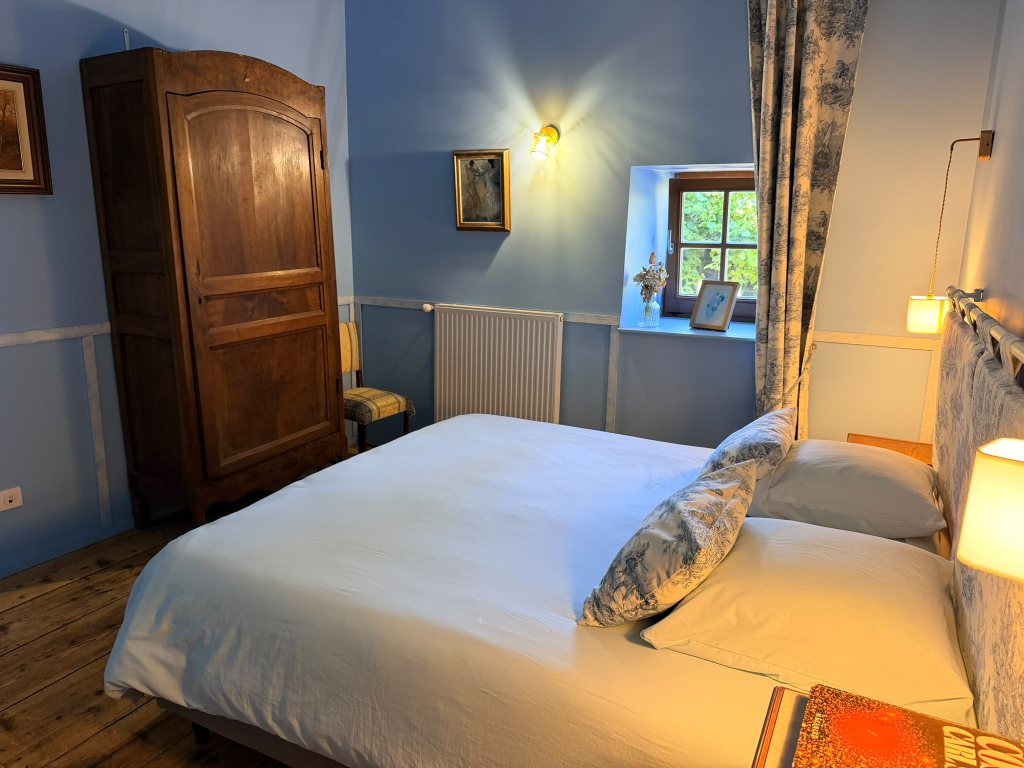
#> input picture photos-sources/chambre-boudoir-armoire.jpg, 2048 x 1536 px, found by its file name (shown at 1/2 size)
$ python generer-images.py
#> lines starting #> are read from the running program, lines starting #| are printed output that depends on the picture
# -*- coding: utf-8 -*-
"""Génère le jeu d'images responsives du site à partir des photos sources.

Ce n'est PAS une étape de build : le site reste statique et ouvrable en file://.
C'est un utilitaire de maintenance, à relancer à la main le jour où le client
fournit de nouvelles photos.

    python tools/generer-images.py            # simulation, n'écrit rien
    python tools/generer-images.py --ecrire   # produit les fichiers

Pour chaque photo il produit, à plusieurs largeurs, un AVIF, un WebP et un JPEG
nommés `<nom>-<largeur>.<ext>` dans site/assets/img/. Le balisage <picture> des
pages pointe sur ces noms : voir la section « Images » du CLAUDE.md.

Principe : la qualité n'est pas choisie à la main mais **cherchée par bissection**,
séparément pour chaque image, chaque largeur et chaque format — la plus basse qui
tienne encore le plancher de fidélité. Une photo de ciel uni et un intérieur sombre
n'ont pas besoin du même réglage, et une valeur fixe gaspille sur l'une ou abîme
l'autre. La fidélité se mesure en SSIM contre le rééchantillonnage LANCZOS de la
source, jamais contre un JPEG déjà compressé (sinon on dépense des bits à
reproduire les artefacts du fichier intermédiaire).

Dépendances (outil local uniquement, rien n'est livré au site) :
    pip install pillow numpy scikit-image
"""
import argparse, io, json, os, sys

try:
    import numpy as np
    from PIL import Image, ImageFilter
    from skimage.metrics import structural_similarity
except ImportError:
    sys.exit('Il manque des dépendances : pip install pillow numpy scikit-image')

SOURCES = 'photos-sources'
SORTIE = 'site/assets/img'

# Quelle source alimente quel nom d'image du site.
#
# Les chambres sont illustrées par les captures Booking (plus bas), seules à
# montrer les cinq pièces distinctes. Les vues Gîtes de France ne servent donc
# que le château, les salons et le jardin — plus `chambre-chateau`, la seule
# chambre qu'elles montrent, employée en décor : fond du hero de chambres.html
# et tuile de la galerie de l'accueil.
#
# Ce nom en a remplacé deux. `chambre-brumes` et `chambre-suite` pointaient tous
# deux sur gdf-0.jpg et produisaient 20 fichiers identiques octet pour octet, sous
# deux noms qui annonçaient une chambre qu'ils ne montraient pas : la Suite du Roi
# et de la Reine est cramoisie, le Refuge des Brumes vert de gris. Les vraies vues
# de ces deux chambres sont `chambre-suite-alt/-sdb` et `chambre-brumes-alt/-sdb`,
# plus bas — ne pas rétablir les noms courts pour les bandeaux.
CORRESPONDANCE = {
    'chambre-chateau': 'gdf-0.jpg',
    'chateau-angle':   'gdf-12.jpg',  'chateau-tour':   'gdf-10.jpg',
    'cour-roues':      'gdf-13.jpg',  'hero-chateau':   'gdf-11.jpg',
    'jardin':          'gdf-14.jpg',  'salle-a-manger': 'gdf-8.jpg',
    'salon':           'gdf-5.jpg',   'salon-piano':    'gdf-6.jpg',
    'table-hotes':     'gdf-9.jpg',

    # Les photos du client (septembre 2026), 2048 × 1536, pour trois chambres :
    # la Suite du Roi et de la Reine (la rouge), l'Antichambre de la Nuit (la bleu
    # nuit) et le Boudoir des Rêves (la bleu pâle). La vue `-lit` ouvre chaque
    # fiche ; les autres ne se voient qu'au rail mobile et dans la visionneuse.
    # Ce sont les JPEG tels que le client les a envoyés : des originaux, pas un
    # intermédiaire de notre main.
    'chambre-suite-lit':       'chambre-suite-lit.jpg',
    'chambre-suite-cheminee':  'chambre-suite-cheminee.jpg',
    'chambre-suite-enfilade':  'chambre-suite-enfilade.jpg',
    'chambre-suite-bureau':    'chambre-suite-bureau.jpg',
    'chambre-suite-sdb':       'chambre-suite-sdb.jpg',
    'chambre-nuit-lit':        'chambre-nuit-lit.jpg',
    'chambre-nuit-armoire':    'chambre-nuit-armoire.jpg',
    'chambre-nuit-fenetre':    'chambre-nuit-fenetre.jpg',
    'chambre-nuit-tableau':    'chambre-nuit-tableau.jpg',
    'chambre-nuit-sdb':        'chambre-nuit-sdb.jpg',
    'chambre-boudoir-lit':     'chambre-boudoir-lit.jpg',
    'chambre-boudoir-armoire': 'chambre-boudoir-armoire.jpg',
    'chambre-boudoir-sdb':     'chambre-boudoir-sdb.jpg',

    # Les soirées au domaine (evenements.html), photos du client : la cour et son
    # arche fleurie, l'allée sous les guirlandes (portrait), la façade éclairée.
    'evenement-cour-arche':       'evenement-cour-arche.jpg',
    'evenement-allee-guirlandes': 'evenement-allee-guirlandes.jpg',
    'evenement-facade-nuit':      'evenement-facade-nuit.jpg',

    # Refuge des Brumes et Repaire des Songes : toujours les captures Booking,
    # bien plus petites (~930 px) — leur srcset s'arrête donc plus tôt. Ce sont
    # des **PNG** : encoder depuis un ré-encodage JPEG reproduirait ses artefacts,
    # ce que la règle d'or interdit.
    'chambre-brumes-alt':  'chambre-brumes-alt.png',
    'chambre-brumes-sdb':  'chambre-brumes-sdb.png',
    'chambre-songes-alt':  'chambre-songes-alt.png',
    'chambre-songes-sdb':  'chambre-songes-sdb.png',

    # Fond de l'encart « Thomas Ploton » (accueil et événements). Seule source
    # disponible : le WebP 1600 px servi par thomasploton.fr — le client n'a pas
    # d'original plus grand. C'est bien une source, pas un fichier que nous
    # aurions nous-mêmes compressé : la règle « jamais depuis un JPEG déjà
    # compressé » vise nos intermédiaires, pas l'original du photographe.
    'chevaux-aube':        'chevaux-aube.webp',
}

# 1500 et 2000 servent les écrans à haute densité (DPR 2), où une carte de
# 360 px CSS réclame 720 px réels et le bandeau pleine largeur bien davantage.
#
# 1250 comble un trou qui coûtait cher : un bandeau pleine largeur sur un mobile
# de 390 px en DPR 3 réclame ~1170 px, et devait donc prendre le 1500 — 390 Ko
# pour le hero, là où 1250 en demande 292 au même plancher de fidélité. Le saut
# 1100 → 1500 ajoutait 67 % de poids pour 36 % de pixels ; c'est le palier où
# atterrissent les téléphones haut de gamme, celui qu'il ne fallait pas manquer.
LARGEURS = [240, 480, 768, 1100, 1250, 1500, 2000]

# 0,97 partout, sauf en 240 px : cette largeur ne sert qu'aux vignettes affichées
# en 78 px, où l'écart avec la source est invisible.
PLANCHER = 0.97
PLANCHER_VIGNETTE = 0.95
LARGEUR_VIGNETTE = 240

PLAGES = {'avif': (30, 95), 'webp': (40, 98), 'jpeg': (40, 98)}
EXT = {'avif': 'avif', 'webp': 'webp', 'jpeg': 'jpg'}


def reechantillonner(im, w, h):
    """Réduit en LANCZOS puis rend le micro-contraste perdu par la réduction.

    Toute réduction agit comme un passe-bas : les arêtes qui tenaient sur un
    pixel dans la source s'étalent, et l'image paraît molle même quand aucune
    information n'a été « perdue » au sens strict. Un unsharp mask de rayon
    inférieur au pixel rétablit ce micro-contraste sans halo visible.

    Volontairement discret (seuil 3 : le bruit et les aplats de ciel ne sont pas
    touchés). Monter `percent` produirait des liserés sur les arêtes contrastées
    — les encadrements de fenêtre sur le ciel, typiquement.

    L'accentuation est appliquée AVANT la mesure SSIM, donc la référence de
    fidélité est bien l'image accentuée : la bissection de qualité continue de
    mesurer le seul coût de la compression, pas celui de l'accentuation.
    """
    reduit = im.resize((w, h), Image.LANCZOS)
    return reduit.filter(ImageFilter.UnsharpMask(radius=0.6, percent=55, threshold=3))


def ssim(a, b):
    """SSIM canonique (fenêtre gaussienne 11x11, sigma 1,5), sur les trois canaux."""
    return structural_similarity(a, b, channel_axis=2, data_range=255.0,
                                 gaussian_weights=True, sigma=1.5,
                                 use_sample_covariance=False)


def enregistrer(img, fmt, q, chemin):
    opts = {'quality': q}
    if fmt == 'jpeg':
        opts.update(optimize=True, progressive=True)
    elif fmt == 'webp':
        opts.update(method=6)          # effort maximal
    elif fmt == 'avif':
        # speed=4 et non le défaut 6 de Pillow : ~3 % de moins à qualité égale
        # pour 0,5 s de plus par image. speed=0 ne gagne que 2 % de plus mais
        # coûte sept fois le temps. Ne pas changer sans régénérer tout le jeu :
        # les fichiers livrés ont été produits avec cette valeur.
        opts.update(speed=4)
    img.save(chemin, 'JPEG' if fmt == 'jpeg' else EXT[fmt].upper(), **opts)


def meilleure_qualite(ref, ref_arr, fmt, plancher, essai):
    """Plus basse qualité qui atteigne encore le plancher, par bissection."""
    lo, hi = PLAGES[fmt]
    trouve = None
    while lo <= hi:
        mid = (lo + hi) // 2
        enregistrer(ref, fmt, mid, essai)
        with Image.open(essai) as im:
            arr = np.asarray(im.convert('RGB'), dtype=np.float64)
        if ssim(ref_arr, arr) >= plancher:
            trouve, hi = mid, mid - 1
        else:
            lo = mid + 1
    return trouve


def main():
    ap = argparse.ArgumentParser(description=__doc__)
    ap.add_argument('--ecrire', action='store_true', help='écrit vraiment les fichiers')
    ap.add_argument('--manifeste', default='', help='chemin où déposer un manifeste JSON')
    # Une seule photo ajoutée ne justifie pas de rebissecter les 21 autres : à
    # réglages inchangés le script réécrirait des fichiers identiques, pour une
    # heure de calcul. Sans l'option, tout le jeu est traité, comme avant.
    ap.add_argument('--seulement', nargs='*', metavar='NOM',
                    help="ne traiter que ces noms d'image")
    args = ap.parse_args()

    if not os.path.isdir(SOURCES):
        sys.exit('Dossier introuvable : %s (lancer depuis la racine du dépôt)' % SOURCES)

    noms = sorted(CORRESPONDANCE)
    if args.seulement:
        inconnus = [n for n in args.seulement if n not in CORRESPONDANCE]
        if inconnus:
            sys.exit('Nom inconnu de CORRESPONDANCE : ' + ', '.join(inconnus))
        noms = [n for n in noms if n in args.seulement]

    manifeste, total = {}, 0
    for nom in noms:
        src = os.path.join(SOURCES, CORRESPONDANCE[nom])
        if not os.path.exists(src):
            print('  ABSENTE  %-16s -> %s' % (nom, src))
            continue
        with Image.open(src) as im:
#> im is the input picture: PIL image 2048x1536 RGB; mean R, G, B 133.2, 117.1, 100.1
            im = im.convert('RGB')
            larg_src, haut_src = im.size
#> larg_src = 2048; haut_src = 1536
            sortie = []
            # jamais d'agrandissement : on s'arrête à la définition de la source
            largeurs = [w for w in LARGEURS if w < larg_src] + [larg_src]
            for w in largeurs:
                h = max(1, int(round(w * haut_src / float(larg_src))))
#> h = 180
                ref = reechantillonner(im, w, h) if w < larg_src else im
#> in reechantillonner, `reduit = im.resize((w, h), Image.LANCZOS)`:
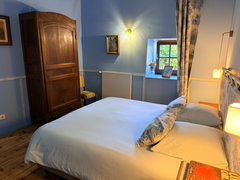
#> reduit: PIL image 240x180 RGB; mean R, G, B 133.1, 117.1, 100.1
                ref_arr = np.asarray(ref, dtype=np.float64)
                plancher = PLANCHER_VIGNETTE if w == LARGEUR_VIGNETTE else PLANCHER
#> plancher = 0.95
                for fmt in ('avif', 'webp', 'jpeg'):
                    final = os.path.join(SORTIE, '%s-%d.%s' % (nom, w, EXT[fmt]))
                    essai = final + '.essai'
                    q = meilleure_qualite(ref, ref_arr, fmt, plancher, essai)
                    if q is None:
                        print('  !! %s %dpx %s : plancher %.3f hors d\'atteinte' % (nom, w, fmt, plancher))
                        os.path.exists(essai) and os.remove(essai)
                        continue
                    enregistrer(ref, fmt, q, essai)
                    taille = os.path.getsize(essai)
                    if args.ecrire:
                        os.replace(essai, final)
                    else:
                        os.remove(essai)
                    sortie.append({'format': fmt, 'width': w, 'height': h,
                                   'bytes': taille, 'quality': q,
                                   'path': 'assets/img/%s-%d.%s' % (nom, w, EXT[fmt])})
                    total += taille

        # Une variante plus lourde qu'une plus grande n'a rien à faire dans un
        # srcset : le navigateur téléchargerait plus d'octets pour moins de pixels.
        # On élague format par format, chacun ayant son propre <source>.
        #
        # Et on efface du disque celles qui ne peuvent servir à rien d'autre.
        # Sortie du manifeste, une variante n'est plus déclarée par aucun srcset :
        # elle ne pèse plus que sur le dépôt, et `verifier-srcset.py` a pour
        # consigne de ne pas la réclamer — un poids mort que plus rien ne signale.
        #
        # **Sauf en JPEG.** L'attribut `src` de l'`<img>` est le repli des
        # navigateurs sans srcset, et c'est toujours un JPEG : `chambre-chateau`,
        # `salon` et `salle-a-manger` s'y replient justement sur leur 1500,
        # élagué du srcset parce qu'il pèse plus lourd que le 2000. L'effacer
        # viderait leur `src`. AVIF et WebP n'apparaissent, eux, que dans un
        # <source srcset> : hors du manifeste, ils ne sont plus rien.
        for fmt in ('avif', 'webp', 'jpeg'):
            lst = sorted([v for v in sortie if v['format'] == fmt], key=lambda v: v['width'])
            for i, v in enumerate(lst[:-1]):
                if any(p['bytes'] <= v['bytes'] for p in lst[i + 1:]):
                    sortie.remove(v)
                    if args.ecrire and fmt != 'jpeg':
                        mort = os.path.join(SORTIE, '%s-%d.%s' % (nom, v['width'], EXT[fmt]))
                        os.path.exists(mort) and os.remove(mort)
                    print('  élaguée  %s-%d.%s (plus lourde qu\'une plus grande)'
                          % (nom, v['width'], EXT[fmt]))
        manifeste[nom] = {'source': src, 'width': larg_src, 'height': haut_src,
                          'variants': sortie}
        print('  %-16s %d largeurs, %4.0f Ko' %
              (nom, len(largeurs), sum(v['bytes'] for v in sortie) / 1024.0))

    print('\ntotal : %.1f Mo%s' % (total / 1048576.0, '' if args.ecrire else '  (simulation)'))
    if args.manifeste:
        io.open(args.manifeste, 'w', encoding='utf-8').write(
            json.dumps(manifeste, indent=1, ensure_ascii=False))
        print('manifeste : ' + args.manifeste)
    if not args.ecrire:
        print('Relancer avec --ecrire pour produire les fichiers.')
    print('\nPenser ensuite à mettre à jour les srcset/sizes des <picture> si les '
          'largeurs ont changé, puis à vérifier sous Playwright.')


if __name__ == '__main__':
#> (the run stopped early here; a loop or call above may not have finished)

$ run again, with photos-sources/gdf-1.jpg copied over photos-sources/chambre-boudoir-armoire.jpg
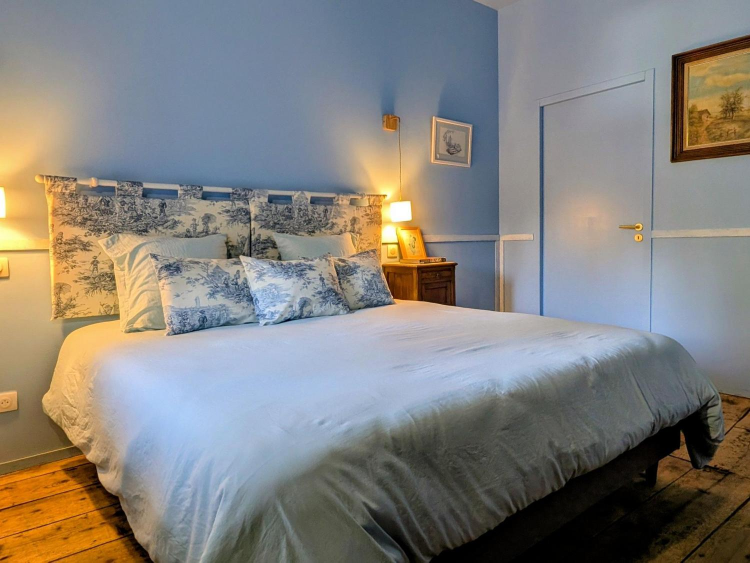
#> input picture photos-sources/gdf-1.jpg, 1500 x 1125 px, found by its file name (shown at 1/2 size)
#> in main, im is the input picture: PIL image 1500x1125 RGB; mean R, G, B 132.7, 129.8, 125.3
#> in reechantillonner, `reduit = im.resize((w, h), Image.LANCZOS)`:
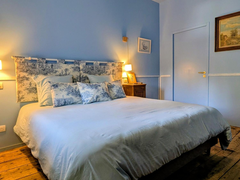
#> reduit: PIL image 240x180 RGB; mean R, G, B 132.8, 129.8, 125.3

$ run again, with photos-sources/gdf-15.jpg copied over photos-sources/chambre-boudoir-armoire.jpg
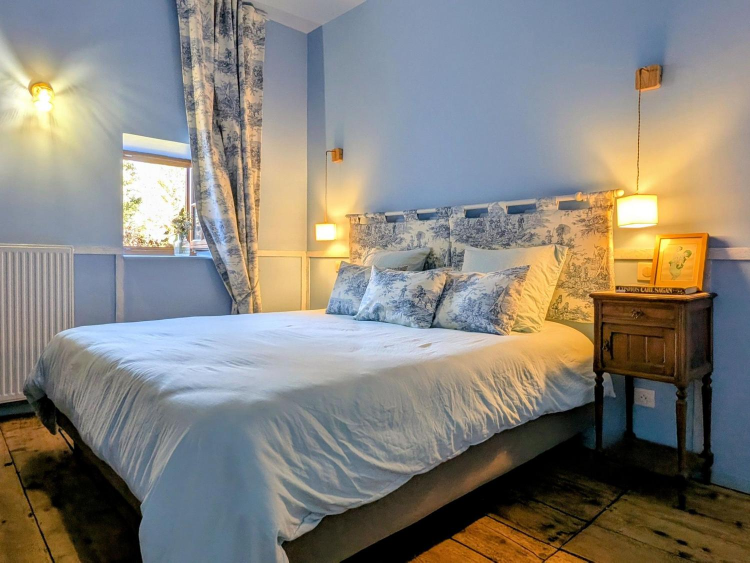
#> input picture photos-sources/gdf-15.jpg, 1500 x 1125 px, found by its file name (shown at 1/2 size)
#> in main, im is the input picture: PIL image 1500x1125 RGB; mean R, G, B 134.6, 131.1, 123.8
#> in reechantillonner, `reduit = im.resize((w, h), Image.LANCZOS)`:
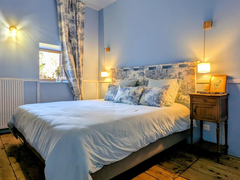
#> reduit: PIL image 240x180 RGB; mean R, G, B 134.6, 131.1, 123.8

$ run again, with photos-sources/gdf-2.jpg copied over photos-sources/chambre-boudoir-armoire.jpg
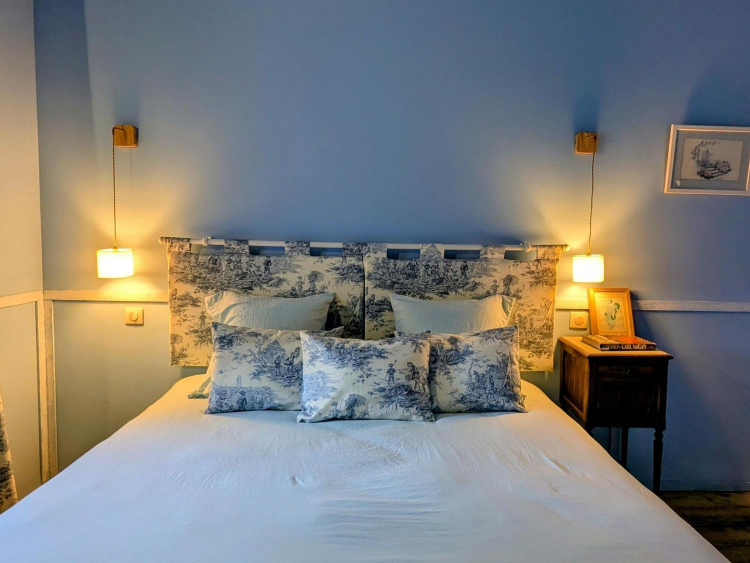
#> input picture photos-sources/gdf-2.jpg, 1500 x 1125 px, found by its file name (shown at 1/2 size)
#> in main, im is the input picture: PIL image 1500x1125 RGB; mean R, G, B 126.7, 126.5, 123.1
#> in reechantillonner, `reduit = im.resize((w, h), Image.LANCZOS)`:
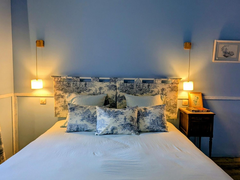
#> reduit: PIL image 240x180 RGB; mean R, G, B 126.7, 126.5, 123.1
